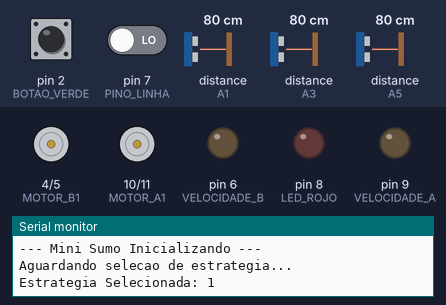
A sketch run on a simulated Arduino Uno, built with avr-gcc and run on an emulated ATmega328P. Shown: motor-driver pin pairs drawn as motors (green arrow = first pin HIGH = forward, orange = second pin HIGH = backward, longer = more drive), output pins drawn as LEDs (lit = HIGH), the last lines printed to the serial monitor. Dashed ring = blinking. The test bench sets the inputs (shaded band); at power-on: pin 2 (BOTAO_VERDE) HIGH, distance to the obstacle (sensors on A1, A3, A5) 80 cm, pin 7 (PINO_LINHA) LOW. The echo pulse lasts 58.3 µs per cm.

Above: at 0.8 s.
0.9 s: pin 2 (BOTAO_VERDE) pulled LOW for 0.15 s
At 1.3 s:
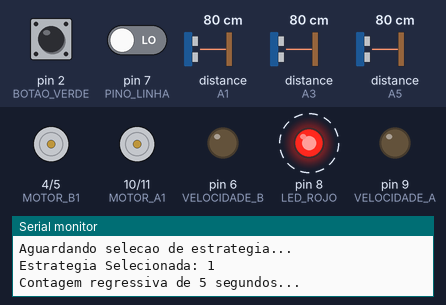
4.0 s: distance to the obstacle (sensor on A1) set to 43 cm
7.0 s: distance to the obstacle (sensor on A1) set to 36 cm
At 7.6 s:
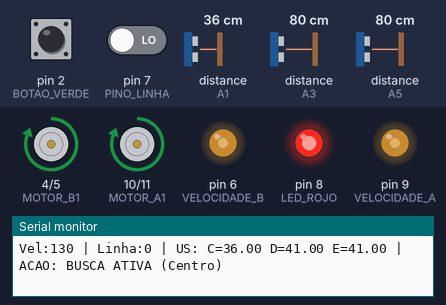
9.0 s: pin 7 (PINO_LINHA) driven HIGH
At 9.33 s:
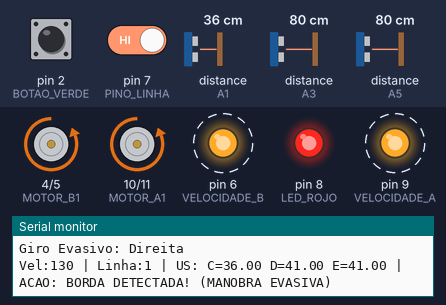
Timing chart, 0 to 19.0 s (numbered marks = the images above; inputs shaded):
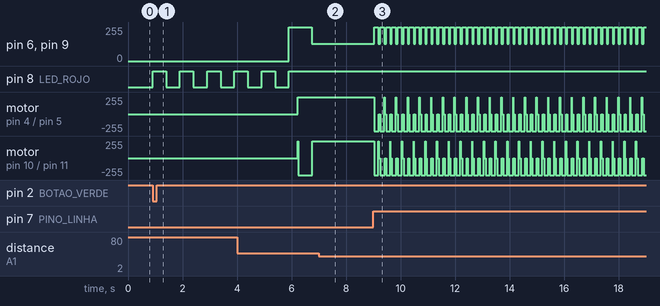

Measured:
- the behaviour switches between 40 and 39 cm on distance to the obstacle (sensor on A1) (found by bisection; images 1 and 2)
- after the input at 0.9 s, pin 8 (LED_ROJO): alternates HIGH for 0.50 s and LOW for 0.50 s, starting at once
- after the input at 7.0 s, motor on pin 10 (MOTOR_A1) / pin 11 (MOTOR_A2): stays forward 255/255 (without the input it goes to backward 255/255 after 1.3 s)
- after the input at 9.0 s, pin 6 (VELOCIDADE_B), pin 9 (VELOCIDADE_A): alternates 255/255 for 0.15 s and 130/255 for 0.06 s, starting at once

The sketch:

robosumocodigo.ino
```cpp
#include <NewPing.h>

// =================================================================
// CONFIGURAÇÕES DE PINOS (Arduino UNO)
// =================================================================

// --- SENSORES ULTRASSÔNICOS ---
#define TRIG_CENTRO     A0
#define ECHO_CENTRO     A1
#define TRIG_DIREITA    A2
#define ECHO_DIREITA    A3
#define TRIG_ESQUERDA   A4
#define ECHO_ESQUERDA   A5

// --- SENSOR DE LINHA (BORDA) ---
#define PINO_LINHA 7

// --- DRIVER DE MOTOR (L298N) ---
#define VELOCIDADE_A 9  // ENA (PWM)
#define MOTOR_A1     10
#define MOTOR_A2     11
#define VELOCIDADE_B 6  // ENB (PWM)
#define MOTOR_B1     4
#define MOTOR_B2     5

// --- LEDS E BOTÕES ---
#define LED_ROJO     8
#define BOTAO_VERDE  2
#define SWITCH_1     12
#define SWITCH_2     13
#define SWITCH_3     3

// =================================================================
// CONSTANTES DE COMPORTAMENTO
// =================================================================
const int VEL_REPOSO         = 130;  // Velocidade de busca e evasão
const int VELOCIDADE_ATAQUE  = 255;  // Velocidade de ataque
const int DISTANCIA_OPONENTE = 20;   // Ataque Imediato (0cm a 20cm)
const int DISTANCIA_BUSCA    = 40;   // Busca Ativa (20cm a 40cm)
const int DISTANCIA_MAX_NEWPING = 70; // Distância máx para o NewPing ignorar ruídos (70cm)

const int ESTADO_LINHA_PRETA = HIGH; // Lógica da Linha Invertida (HIGH = Preto)
const int TEMPO_RECUO_EVASAO = 150;
const int TEMPO_GIRO_EVASAO = 500;

const int TEMPO_ESTRATEGIA_1 = 318;
const int TEMPO_ESTRATEGIA_2 = 127;
const int TEMPO_ESTRATEGIA_3 = 250;

const unsigned long INTERVALO_GIRO_BUSCA = 1500;

// =================================================================
// VARIÁVEIS E OBJETOS
// =================================================================
int velocidadeAtual = VEL_REPOSO;
int estrategia = 1;
int leituraLinha;
float distancia1, distancia2, distancia3;
unsigned long tempoUltimoGiro = 0;
bool proximoGiroEvasivoDireita = true;

// Objetos NewPing
NewPing sonarCentro(TRIG_CENTRO, ECHO_CENTRO, DISTANCIA_MAX_NEWPING);
NewPing sonarDireita(TRIG_DIREITA, ECHO_DIREITA, DISTANCIA_MAX_NEWPING);
NewPing sonarEsquerda(TRIG_ESQUERDA, ECHO_ESQUERDA, DISTANCIA_MAX_NEWPING);

// =================================================================
// DEBUG E LOGS (Macros Limpas)
// =================================================================
#define DEBUG 1
#if DEBUG
  #define LOG_INIT(x) Serial.println(x)
  #define LOG_ESTADO(x) Serial.println(x)
  #define LOG_VALOR(x,y) {Serial.print(x); Serial.println(y);}
  #define LOG_NO_LOOP(vel, linha, d1, d2, d3, acao) { \
    Serial.print("Vel:"); Serial.print(vel); \
    Serial.print(" | Linha:"); Serial.print(linha); \
    Serial.print(" | US: C="); Serial.print(d1); \
    Serial.print(" D="); Serial.print(d2); \
    Serial.print(" E="); Serial.print(d3); \
    Serial.print(" | ACAO: "); Serial.println(acao); \
  }
#else
  #define LOG_INIT(x)
  #define LOG_ESTADO(x)
  #define LOG_VALOR(x,y)
  #define LOG_NO_LOOP(vel, linha, d1, d2, d3, acao)
#endif

// =================================================================
// ENUMS E PROTÓTIPOS
// =================================================================
enum Estrategia { E1 = 1, E2, E3 };
void lerSensoresUltrassonicos();
void girar(int tempo);
void acaoRecuoGiro(long tempo_ms_recuo, long tempo_ms_giro);
void aplicarVelocidade(int vel);
void adiantar(), atras(), direita(), esquerda(), giroEsquerda(), giroDireita(), parar();

// =================================================================
// SETUP
// =================================================================
void setup() {
  Serial.begin(9600);
  LOG_INIT("--- Mini Sumo Inicializando ---");

  // Configuração dos pinos
  pinMode(TRIG_CENTRO, OUTPUT);   pinMode(ECHO_CENTRO, INPUT);
  pinMode(TRIG_DIREITA, OUTPUT); pinMode(ECHO_DIREITA, INPUT);
  pinMode(TRIG_ESQUERDA, OUTPUT); pinMode(ECHO_ESQUERDA, INPUT);

  pinMode(PINO_LINHA, INPUT);

  pinMode(VELOCIDADE_A, OUTPUT); pinMode(MOTOR_A1, OUTPUT); pinMode(MOTOR_A2, OUTPUT);
  pinMode(VELOCIDADE_B, OUTPUT); pinMode(MOTOR_B1, OUTPUT); pinMode(MOTOR_B2, OUTPUT);

  pinMode(LED_ROJO, OUTPUT);
  pinMode(BOTAO_VERDE, INPUT);
  pinMode(SWITCH_1, INPUT_PULLUP);
  pinMode(SWITCH_2, INPUT_PULLUP);
  pinMode(SWITCH_3, INPUT_PULLUP);

  // --- SELEÇÃO DE ESTRATÉGIA ---
  LOG_INIT("Aguardando selecao de estrategia...");
  while (digitalRead(BOTAO_VERDE) == LOW) {
    digitalWrite(LED_ROJO, HIGH);
    if (!digitalRead(SWITCH_1)) estrategia = E1;
    if (!digitalRead(SWITCH_2)) estrategia = E2;
    if (!digitalRead(SWITCH_3)) estrategia = E3;
  }

  LOG_VALOR("Estrategia Selecionada: ", estrategia);

  while (digitalRead(BOTAO_VERDE) == HIGH);
  LOG_INIT("Contagem regressiva de 5 segundos...");

  for (int i = 0; i < 5; i++) {
    digitalWrite(LED_ROJO, HIGH); delay(500);
    digitalWrite(LED_ROJO, LOW);  delay(500);
  }

  digitalWrite(LED_ROJO, HIGH);
  aplicarVelocidade(VELOCIDADE_ATAQUE);

  LOG_VALOR("Executando estrategia inicial: ", estrategia);

  // Execução da Estratégia Inicial
  switch (estrategia) {
    case E1: girar(TEMPO_ESTRATEGIA_1); adiantar(); break;
    case E2: girar(TEMPO_ESTRATEGIA_2); adiantar(); break;
    case E3: adiantar(); delay(TEMPO_ESTRATEGIA_3); break;
  }
}

// =================================================================
// LOOP PRINCIPAL
// =================================================================
void loop() {
  lerSensoresUltrassonicos();
  leituraLinha = digitalRead(PINO_LINHA);

  const char* acao_log;

  // =================================================================
  // LÓGICA DE PRIORIDADE MÁXIMA: 1. BORDA / 2. ATAQUE / 3. BUSCA
  // =================================================================

  // --- 1. DEFESA DE BORDA (PRIORIDADE MÁXIMA) ---
  if (leituraLinha == ESTADO_LINHA_PRETA) {
    acao_log = "BORDA DETECTADA! (MANOBRA EVASIVA)";
    acaoRecuoGiro(TEMPO_RECUO_EVASAO, TEMPO_GIRO_EVASAO);
    goto log_e_fim;
  }

  // --- 2. ATAQUE E BUSCA PROXIMA ---

  // Ataque Imediato (0cm a 20cm)
  if (distancia1 < DISTANCIA_OPONENTE) {
    velocidadeAtual = VELOCIDADE_ATAQUE; adiantar();
    acao_log = "ATAQUE CENTRO (MAX)";
  }
  // Busca Ativa no Centro (20cm a 40cm)
  else if (distancia1 < DISTANCIA_BUSCA) {
    velocidadeAtual = VEL_REPOSO;
    adiantar();
    acao_log = "BUSCA ATIVA (Centro)";
  }
  // Curva de Aproximação (Lateral - 0cm a 40cm)
  else if (distancia3 < DISTANCIA_BUSCA) {
    velocidadeAtual = VEL_REPOSO;
    esquerda();
    acao_log = "BUSCA ATIVA (Esquerda)";
  }
  else if (distancia2 < DISTANCIA_BUSCA) {
    velocidadeAtual = VEL_REPOSO;
    direita();
    acao_log = "BUSCA ATIVA (Direita)";
  }

  // --- 3. BUSCA PADRÃO (Nenhum oponente visível) ---
  else {
    velocidadeAtual = VEL_REPOSO;
    if (millis() - tempoUltimoGiro > INTERVALO_GIRO_BUSCA) {
      giroEsquerda();
      girar(500);
      tempoUltimoGiro = millis();
      acao_log = "BUSCA (Giro)";
    } else {
      adiantar();
      acao_log = "BUSCA (Avanco Lento)";
    }
  }

  aplicarVelocidade(velocidadeAtual);

// ======================= LOG DO ESTADO =======================
log_e_fim:
#if DEBUG
  LOG_NO_LOOP(velocidadeAtual, leituraLinha, distancia1, distancia2, distancia3, acao_log);
#endif
}

// =================================================================
// FUNÇÕES ESSENCIAIS
// =================================================================

// Manobra Evasiva de Recuo e Giro Alternado (Contém DELAY)
void acaoRecuoGiro(long tempo_ms_recuo, long tempo_ms_giro) {

    // 1. Recuo Rápido
    aplicarVelocidade(VELOCIDADE_ATAQUE);
    atras();
    delay(tempo_ms_recuo);
    parar();

    // 2. Giro Evasivo (Alternado)
    // CORREÇÃO: Usando VEL_REPOSO
    aplicarVelocidade(VEL_REPOSO);

    if (proximoGiroEvasivoDireita) {
        giroDireita();
        LOG_ESTADO("Giro Evasivo: Direita");
    } else {
        giroEsquerda();
        LOG_ESTADO("Giro Evasivo: Esquerda");
    }

    // Inverte a direção para o próximo ciclo
    proximoGiroEvasivoDireita = !proximoGiroEvasivoDireita;

    // Executa o giro (interrompível se achar oponente)
    girar(tempo_ms_giro);
}

// Usa a biblioteca NewPing
void lerSensoresUltrassonicos() {
  // CORREÇÃO: Usando DISTANCIA_MAX_NEWPING no lugar de DISTANCIA_MAX_BUSCA
  int d1 = sonarCentro.ping_cm();
  int d2 = sonarDireita.ping_cm();
  int d3 = sonarEsquerda.ping_cm();

  // Converte 0 (fora do alcance do NewPing) para a distância máxima de busca + 1
  distancia1 = (d1 == 0) ? DISTANCIA_BUSCA + 1 : (float)d1;
  distancia2 = (d2 == 0) ? DISTANCIA_BUSCA + 1 : (float)d2;
  distancia3 = (d3 == 0) ? DISTANCIA_BUSCA + 1 : (float)d3;

  // Filtra leituras que caíram dentro do limite do NewPing, mas são maiores que o DISTANCIA_BUSCA
  if (distancia1 > DISTANCIA_BUSCA) distancia1 = DISTANCIA_BUSCA + 1;
  if (distancia2 > DISTANCIA_BUSCA) distancia2 = DISTANCIA_BUSCA + 1;
  if (distancia3 > DISTANCIA_BUSCA) distancia3 = DISTANCIA_BUSCA + 1;
}

// Gira por um tempo definido (usado para Estratégia Inicial e Busca)
void girar(int tempo) {
  unsigned long inicio = millis();
  while (millis() - inicio < tempo) {
    lerSensoresUltrassonicos();
    // Interrompe o giro se detectar oponente
    if (distancia1 < DISTANCIA_BUSCA || distancia2 < DISTANCIA_BUSCA || distancia3 < DISTANCIA_BUSCA) {
      parar(); return;
    }
  }
}

void aplicarVelocidade(int vel) {
  analogWrite(VELOCIDADE_A, vel);
  analogWrite(VELOCIDADE_B, vel);
}

// =================================================================
// FUNÇÕES DE MOVIMENTO
// =================================================================
void adiantar()    { digitalWrite(MOTOR_A1, HIGH); digitalWrite(MOTOR_A2, LOW);  digitalWrite(MOTOR_B1, HIGH); digitalWrite(MOTOR_B2, LOW); }
void atras()       { digitalWrite(MOTOR_A1, LOW);  digitalWrite(MOTOR_A2, HIGH); digitalWrite(MOTOR_B1, LOW);  digitalWrite(MOTOR_B2, HIGH); }
void direita()     { digitalWrite(MOTOR_A1, HIGH); digitalWrite(MOTOR_A2, LOW);  digitalWrite(MOTOR_B1, LOW);  digitalWrite(MOTOR_B2, HIGH); }
void esquerda()    { digitalWrite(MOTOR_A1, LOW);  digitalWrite(MOTOR_A2, HIGH); digitalWrite(MOTOR_B1, HIGH); digitalWrite(MOTOR_B2, LOW); }
void giroEsquerda(){ digitalWrite(MOTOR_A1, LOW);  digitalWrite(MOTOR_A2, HIGH); digitalWrite(MOTOR_B1, HIGH); digitalWrite(MOTOR_B2, LOW); }
void giroDireita() { digitalWrite(MOTOR_A1, HIGH); digitalWrite(MOTOR_A2, LOW);  digitalWrite(MOTOR_B1, LOW);  digitalWrite(MOTOR_B2, HIGH); }
void parar()       { digitalWrite(MOTOR_A1, LOW);  digitalWrite(MOTOR_A2, LOW);  digitalWrite(MOTOR_B1, LOW);  digitalWrite(MOTOR_B2, LOW); }
```
